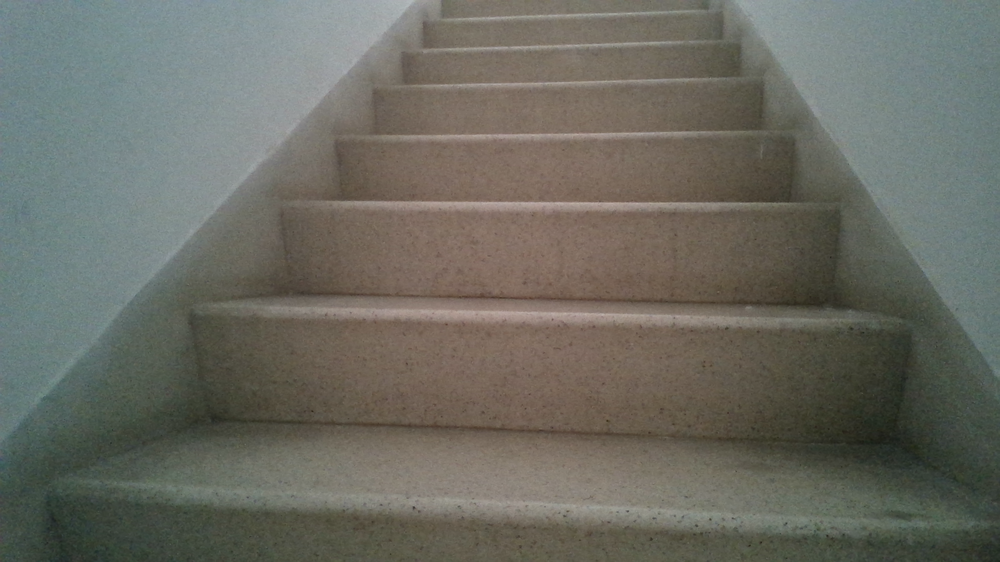
#> input picture depth_image_noise_filtering/stairs_color_Color.png, 1000 x 562 px, shrunk from 1920 x 1080 before the run
$ python WNO6.py
#> lines starting #> are read from the running program, lines starting #| are printed output that depends on the picture; after the words box and inside, x2 and y2 are one past the last pixel; in counts of white or black regions, pixels touching at a corner belong together
#> in main, colors_img is the input picture: shape (562, 1000, 3) float32; mean R, G, B 0.418, 0.419, 0.386
'''
This scripts corrects noise in the given sample depth image. For comparison opencv's inpaint is used,
although it honestly that method is excessive for this problem.
My method uses square window going through the image fixing holes, the result is a bit square-looking, but much faster
than inpaint. The speed also depends on how many filters have been used, so for fixing these in real time, worse resolution could be used
to achieve faster speeds.

It first displays original image, then cv2's inapint and at the end it shows my method.
Additionally it shows the data with a colored picture in a #d scatter graph, sadly the colored image I've got is from a different frame
and is a bit offset to the depth.
'''

import matplotlib.image as imgr
import matplotlib.pyplot as plt
import numpy as np
import cv2 as cv

def inpaint():
    #cv2's inpaint method
    org_img = cv.imread('stairs_depth_Depth_Depth.png')
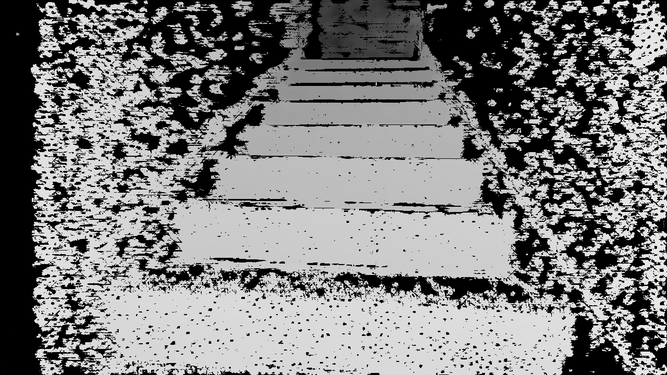
#> input picture depth_image_noise_filtering/stairs_depth_Depth_Depth.png, 667 x 375 px, shrunk from 1280 x 720 before the run
#> org_img is the input picture: shape (375, 667, 3); min 0, max 255, mean 125
    mask = cv.cvtColor(org_img, cv.COLOR_RGB2GRAY)
    _, mask = cv.threshold(mask,1,255,cv.THRESH_BINARY)
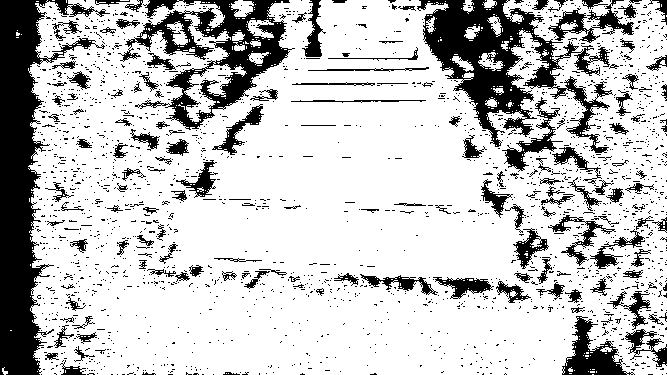
#> mask: shape (375, 667); 77.3% white; 2007 black regions (1853 under 20 px), largest, box (x1, y1, x2, y2) and area: (0, 0, 110, 375) 14125, (417, 0, 613, 153) 10327, (118, 0, 295, 130) 7407
    mask = cv.bitwise_not(mask)
    out = cv.inpaint(org_img, mask,3,cv.INPAINT_TELEA)

    return out.astype(np.float32)/255.

def inpaint_2(org_img, mask_size_width, mask_size_height):
    # my filter
    mask = cv.cvtColor(org_img, cv.COLOR_RGB2GRAY)
    _, mask = cv.threshold(mask,5,255,cv.THRESH_BINARY)
    mask_not = cv.bitwise_not(mask)
    height, width = org_img.shape[:2]

    while height%mask_size_height != 0:
        mask_size_height = mask_size_height + 1

    while width%mask_size_width != 0:
        mask_size_width = mask_size_width + 1

    fill = np.zeros((height, width,3), dtype=np.uint8)
    for x in range(0, int(height/mask_size_height)):
        for y in range(0, int(width/mask_size_width)):
            tmp_img = org_img[x * mask_size_height:(x + 1) * mask_size_height,
                              y * mask_size_width:(y + 1) * mask_size_width]

            tmp_mask = mask[x * mask_size_height:(x + 1) * mask_size_height,
                            y * mask_size_width:(y + 1) * mask_size_width]

            tmp_mask_not = mask_not[x * mask_size_height:(x + 1) * mask_size_height,
                                    y * mask_size_width:(y + 1) * mask_size_width]

            averge_color = cv.mean(tmp_img, mask = tmp_mask)

            N, M = org_img[x * mask_size_height:(x + 1) * mask_size_height,
                           y * mask_size_width:(y + 1) * mask_size_width].shape[:2]

            fill[x * mask_size_height:(x + 1) * mask_size_height,
                 y * mask_size_width:(y + 1) * mask_size_width] = np.ones((N, M, 3), dtype=np.uint8)*int(averge_color[0])

    out = cv.bitwise_and(fill, fill , mask = mask_not)
    out = cv.add(out, org_img)
    return out

def main():

    colors_img = imgr.imread('stairs_color_Color.png')
    cv.imshow("original image", colors_img)
    cv.waitKey()


    img = inpaint() #cv2 solution
    cv.imshow("CV2 inpaint", img)
    cv.waitKey()

    org_img = cv.imread('stairs_depth_Depth_Depth.png')
    img = org_img
    for fill_size in [2,4,6,10,20, 50, 100, 150]:
        img = inpaint_2(img, fill_size, fill_size)
#> this loop made 8 passes
#> pass 1, in inpaint_2, `_, mask = cv.threshold(mask,5,255,cv.THRESH_BINARY)`:
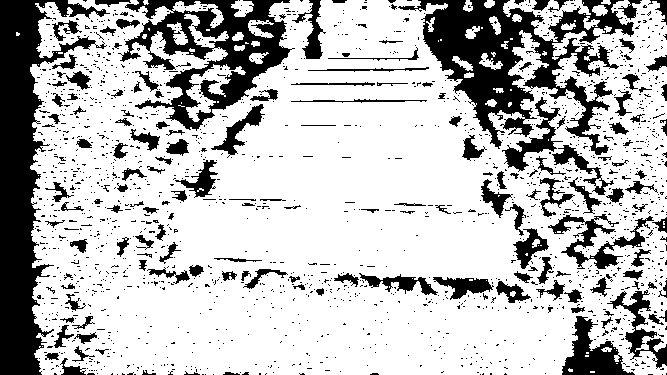
#> mask: shape (375, 667); 74.1% white; 1773 black regions (1609 under 20 px), largest, box (x1, y1, x2, y2) and area: (0, 0, 110, 375) 14727, (398, 0, 634, 155) 13165, (118, 0, 295, 131) 8736
#> pass 1, in inpaint_2, `out = cv.bitwise_and(fill, fill , mask = mask_not)`:
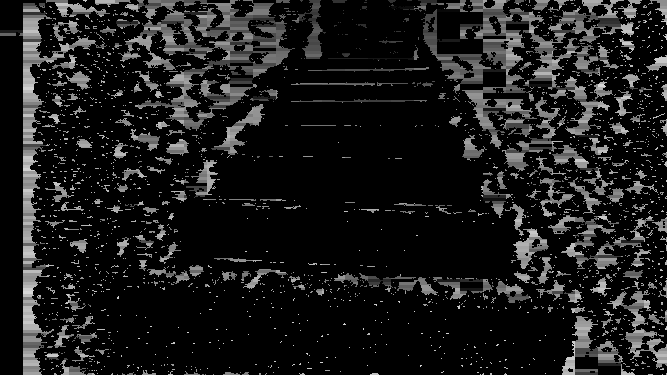
#> out: shape (375, 667, 3); min 0, max 216, mean 27
#> after the loop:
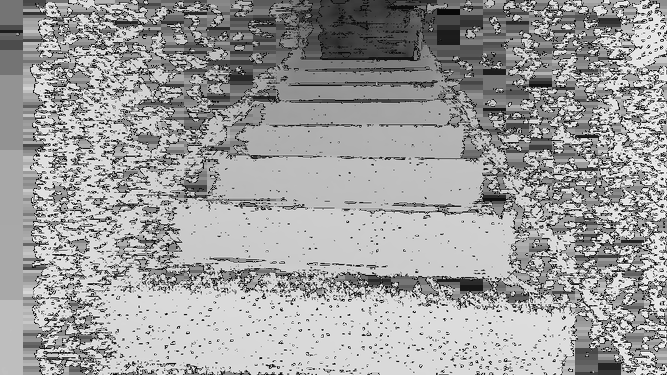
#> img: shape (375, 667, 3); min 6, max 255, mean 158.5
    img = cv.medianBlur(img, 5)
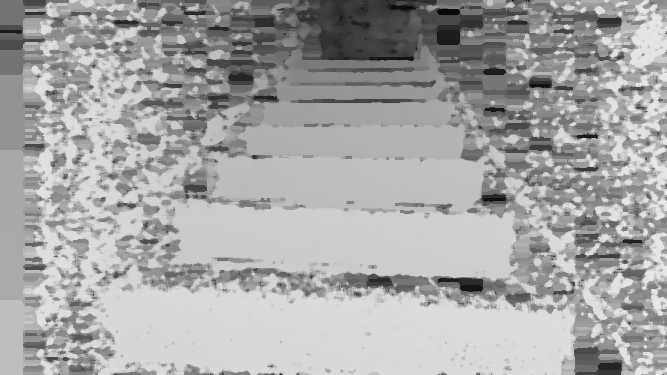
#> img: shape (375, 667, 3); min 8, max 234, mean 166.3

    cv.imshow("uzupelniona chmura", img)
    cv.waitKey()

    img = img.astype(np.float32)/255.
    fig = plt.figure()
    ax = fig.add_subplot(111, projection='3d')

    Xdata = []
    Ydata = []
    Zdata = []
    colors = []
    max = 0
    for y in range(0,len(img)):
        for x in range(0, len(img[0])):
            tmp = np.linalg.norm(img[y][x])
            if tmp > 0:
                Xdata.append(x)
                Ydata.append(y)
                Zdata.append(tmp)
                colors.append(colors_img[y][x])
#> after the loop, Xdata = 250125 items; Ydata = 250125 items; Zdata = 250125 items; colors = 250125 items

    ax.scatter(Xdata[0::50], Ydata[0::50], Zdata[0::50], c = colors[0::50])
    ax.set_xlabel('X Label')
    ax.set_ylabel('Y Label')
    ax.set_zlabel('Z Label')
    plt.show()
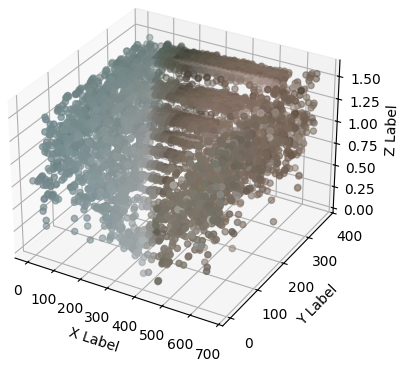
#> figure drawn by matplotlib, 1 panel

if __name__ == '__main__':
    main()
